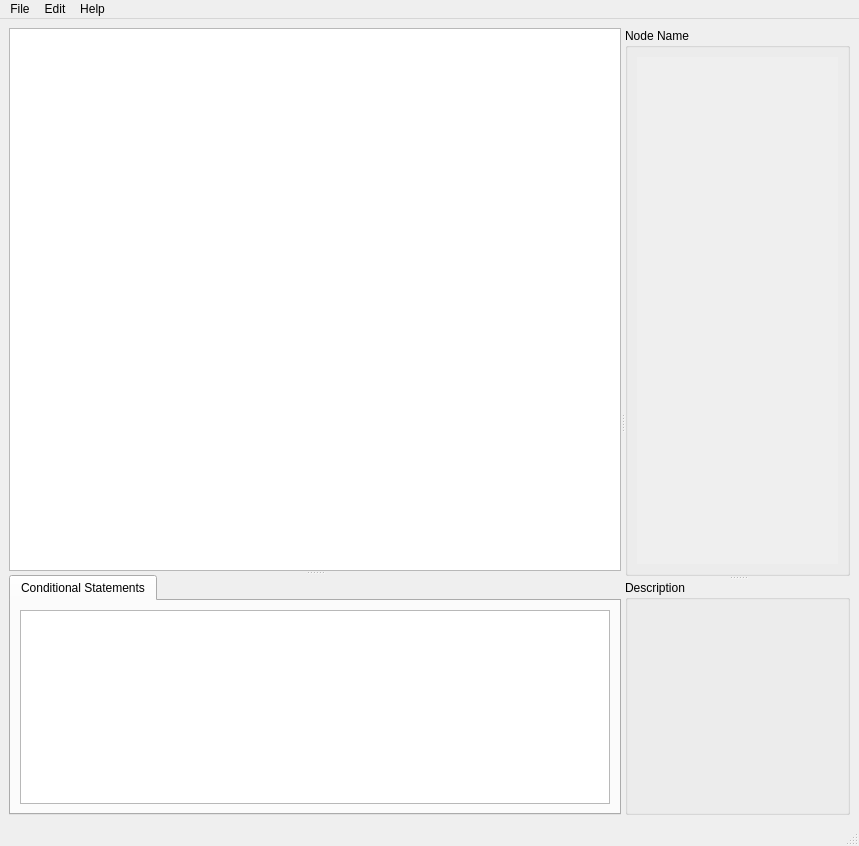
<?xml version="1.0" encoding="UTF-8"?>
<ui version="4.0">
 <class>MainWindow</class>
 <widget class="QMainWindow" name="MainWindow">
  <property name="geometry">
   <rect>
    <x>0</x>
    <y>0</y>
    <width>859</width>
    <height>846</height>
   </rect>
  </property>
  <property name="windowTitle">
   <string>MainWindow</string>
  </property>
  <property name="windowIcon">
   <iconset resource="src/icons.qrc">
    <normaloff>:/images/brasero.svg</normaloff>:/images/brasero.svg</iconset>
  </property>
  <widget class="QWidget" name="centralwidget">
   <layout class="QGridLayout" name="gridLayout">
    <item row="0" column="0">
     <widget class="QSplitter" name="mainSplitter">
      <property name="sizePolicy">
       <sizepolicy hsizetype="Expanding" vsizetype="Preferred">
        <horstretch>1</horstretch>
        <verstretch>1</verstretch>
       </sizepolicy>
      </property>
      <property name="minimumSize">
       <size>
        <width>700</width>
        <height>700</height>
       </size>
      </property>
      <property name="orientation">
       <enum>Qt::Horizontal</enum>
      </property>
      <property name="childrenCollapsible">
       <bool>false</bool>
      </property>
      <widget class="QSplitter" name="nodeWindow_nodes_Splitter">
       <property name="orientation">
        <enum>Qt::Vertical</enum>
       </property>
       <property name="opaqueResize">
        <bool>true</bool>
       </property>
       <property name="childrenCollapsible">
        <bool>false</bool>
       </property>
       <widget class="QGraphicsView" name="nodeDropGraphicsView">
        <property name="sizePolicy">
         <sizepolicy hsizetype="Expanding" vsizetype="Expanding">
          <horstretch>0</horstretch>
          <verstretch>2</verstretch>
         </sizepolicy>
        </property>
        <property name="minimumSize">
         <size>
          <width>0</width>
          <height>0</height>
         </size>
        </property>
        <property name="renderHints">
         <set>QPainter::Antialiasing|QPainter::TextAntialiasing</set>
        </property>
        <property name="dragMode">
         <enum>QGraphicsView::RubberBandDrag</enum>
        </property>
        <property name="resizeAnchor">
         <enum>QGraphicsView::NoAnchor</enum>
        </property>
       </widget>
       <widget class="QTabWidget" name="nodesWindow">
        <property name="sizePolicy">
         <sizepolicy hsizetype="Fixed" vsizetype="Preferred">
          <horstretch>0</horstretch>
          <verstretch>0</verstretch>
         </sizepolicy>
        </property>
        <property name="minimumSize">
         <size>
          <width>450</width>
          <height>209</height>
         </size>
        </property>
        <property name="currentIndex">
         <number>0</number>
        </property>
        <property name="movable">
         <bool>true</bool>
        </property>
        <widget class="QWidget" name="conditionsTab">
         <attribute name="title">
          <string>Conditional Statements</string>
         </attribute>
         <layout class="QHBoxLayout" name="horizontalLayout_4">
          <item>
           <widget class="QListWidget" name="conditionsList">
            <property name="dragEnabled">
             <bool>true</bool>
            </property>
            <property name="dragDropMode">
             <enum>QAbstractItemView::DragDrop</enum>
            </property>
            <property name="isWrapping" stdset="0">
             <bool>true</bool>
            </property>
            <property name="layoutMode">
             <enum>QListView::SinglePass</enum>
            </property>
            <property name="gridSize">
             <size>
              <width>100</width>
              <height>20</height>
             </size>
            </property>
           </widget>
          </item>
         </layout>
        </widget>
       </widget>
      </widget>
      <widget class="QSplitter" name="nodeOption_description_Splitter">
       <property name="orientation">
        <enum>Qt::Vertical</enum>
       </property>
       <property name="childrenCollapsible">
        <bool>false</bool>
       </property>
       <widget class="QGroupBox" name="nodeOptionsWindow">
        <property name="sizePolicy">
         <sizepolicy hsizetype="Fixed" vsizetype="Preferred">
          <horstretch>1</horstretch>
          <verstretch>1</verstretch>
         </sizepolicy>
        </property>
        <property name="minimumSize">
         <size>
          <width>225</width>
          <height>200</height>
         </size>
        </property>
        <property name="title">
         <string>Node Name</string>
        </property>
        <layout class="QGridLayout" name="gridLayout_2">
         <item row="0" column="0">
          <widget class="QScrollArea" name="nodeMenuArea">
           <property name="frameShape">
            <enum>QFrame::NoFrame</enum>
           </property>
           <property name="widgetResizable">
            <bool>true</bool>
           </property>
           <property name="alignment">
            <set>Qt::AlignLeading|Qt::AlignLeft|Qt::AlignTop</set>
           </property>
           <widget class="QWidget" name="scrollAreaWidgetContents">
            <property name="geometry">
             <rect>
              <x>0</x>
              <y>0</y>
              <width>205</width>
              <height>511</height>
             </rect>
            </property>
            <layout class="QGridLayout" name="gridLayout_4"/>
           </widget>
          </widget>
         </item>
        </layout>
       </widget>
       <widget class="QGroupBox" name="descriptionWindow">
        <property name="minimumSize">
         <size>
          <width>225</width>
          <height>235</height>
         </size>
        </property>
        <property name="title">
         <string>Description</string>
        </property>
        <layout class="QHBoxLayout" name="horizontalLayout_2">
         <item>
          <widget class="QLabel" name="descriptionLabel">
           <property name="text">
            <string/>
           </property>
           <property name="alignment">
            <set>Qt::AlignLeading|Qt::AlignLeft|Qt::AlignTop</set>
           </property>
           <property name="wordWrap">
            <bool>true</bool>
           </property>
          </widget>
         </item>
        </layout>
       </widget>
      </widget>
     </widget>
    </item>
   </layout>
  </widget>
  <widget class="QMenuBar" name="menubar">
   <property name="geometry">
    <rect>
     <x>0</x>
     <y>0</y>
     <width>859</width>
     <height>22</height>
    </rect>
   </property>
   <widget class="QMenu" name="menuFile">
    <property name="title">
     <string>File</string>
    </property>
   </widget>
   <widget class="QMenu" name="menuEdit">
    <property name="title">
     <string>Edit</string>
    </property>
   </widget>
   <widget class="QMenu" name="menuHelp">
    <property name="title">
     <string>Help</string>
    </property>
   </widget>
   <addaction name="menuFile"/>
   <addaction name="menuEdit"/>
   <addaction name="menuHelp"/>
  </widget>
  <widget class="QStatusBar" name="statusbar"/>
 </widget>
 <resources>
  <include location="src/icons.qrc"/>
 </resources>
 <connections/>
</ui>
